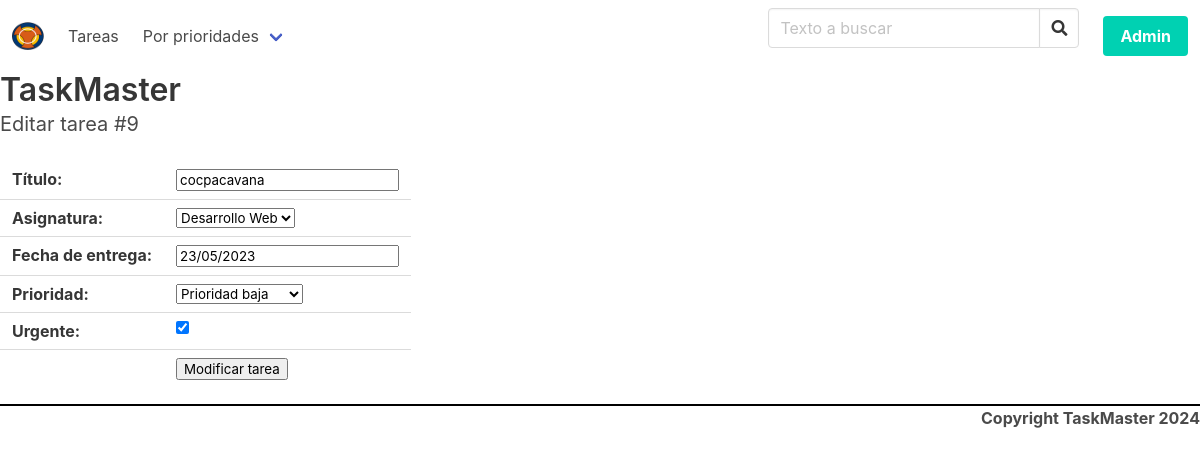
/tareas/editar/9/, run on the app's committed database.
### tasks/models.py (models this page shows, shortened)
class Task(models.Model):
    class Meta:
        verbose_name = "Tarea"
        verbose_name_plural = "Tareas"
    title = models.CharField(
        verbose_name="título",
        max_length=250,
        unique=True,
    )
    subject = models.ForeignKey(
        Subject,
        verbose_name="Asignatura",
        on_delete=models.PROTECT,
        related_name="tasks",
        default=1,
    )
    due_date = models.DateField(
        "Fecha de entrega",
        null=True,
        blank=True,
        default=None,
        validators=[
            date_in_future,
        ],
    )
    urgent = models.BooleanField(
        "Urgente",
        default=False,
    )
    priority = models.CharField(
        "Prioridad",
        max_length=1,
        choices=PRIORITIES,
        default="N",
    )
    created = models.DateTimeField(auto_now_add=True)
    updated = models.DateTimeField(auto_now=True)

### tasks/views.py (the view)
# urls.py: path("tareas/editar/<int:pk>/", views.edit_task, name="edit_task"),
def edit_task(request, pk):
    task = Task.objects.get(pk=pk)
    if request.method == "POST":
        form = forms.EditTaskForm(request.POST, instance=task)
        if form.is_valid():
            task = form.save()
            return redirect("/")
    else:
        form = forms.EditTaskForm(instance=task)
    return render(
        request,
        "tasks/edit_task.html",
        {
            "title": f"Editar tarea #{task.pk}",
            "form": form,
        },
    )

### tasks/forms.py
class EditTaskForm(forms.ModelForm):
    class Meta:
        model = Task
        fields = ["title", "subject", "due_date", "priority", "urgent"]

### tasks/models.py (called while the page is built)
    def __str__(self):
        return self.name

### tasks/templates/tasks/edit_task.html (shortened to what this page needs)
{% extends 'tasks/base.html' %}
{% block content %}
<form action="." method="POST">
    <table class="table">
        {{ form.as_table }}
        <tr>
            <td></td>
            <td>
                <button type="submit" value="ok">Modificar tarea</button>
            </td>
        </tr>
    </table>
</form>
{% endblock content %}

### data on the page
Task: title "cocpacavana", subject "Desarrollo Web", due_date "23/05/2023", priority "Prioridad baja", urgent "☑"

### other printed values
{{ title }} "Editar tarea #9"
